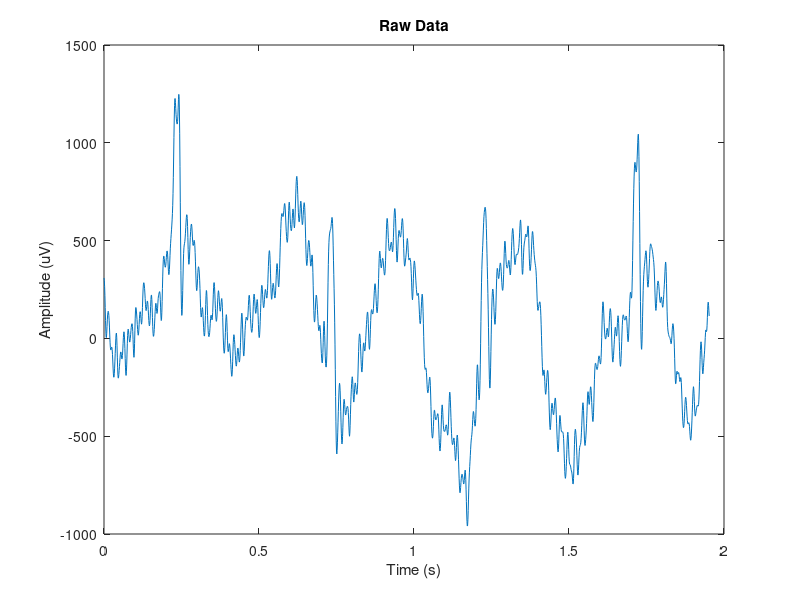
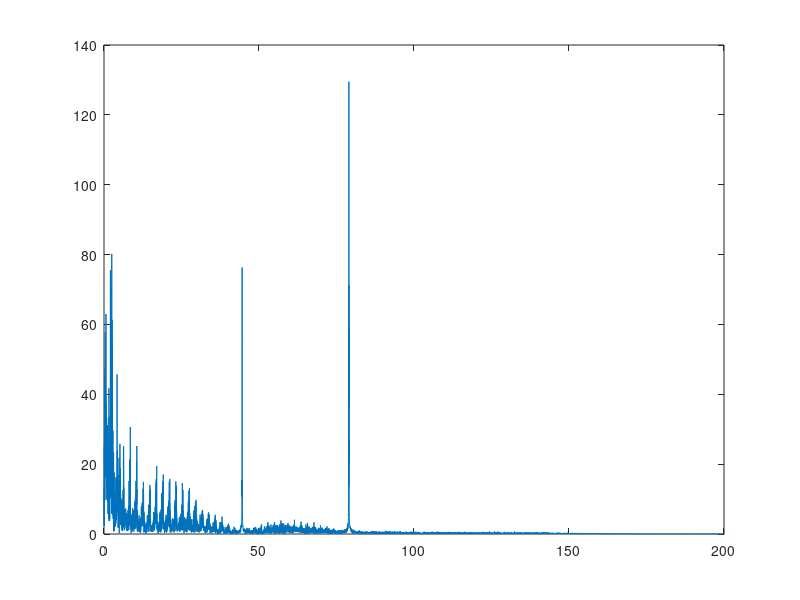

Source code (MATLAB) for these figures, in order: (Note: this script raises an error after producing the figures.)
% ENEL420 Assignemnt
% Tim Hadler, Emily Tideswell 
% 04/08/2020

clc, clear, close all;

data = load("enel420_grp_23.txt");

fs = 1024;  % Sampling frq, HZ
n = length(data);
t = linspace(0, n/fs, n);

% Plot raw data
figure(1)
plot(t(1:2000), data(1:2000));
title("Raw Data")
xlabel("Time (s)");
ylabel("Amplitude (uV)");

% Find p2 (the two sided spectrum) and use this to find the one sided
% spectrum p1.
spct = abs(fft(data));
p2 = spct/n;
p1 = p2(1:n/2+1);
p1(2:end-1) = 2*p1(2:end-1);

% Convert freq to Hz
f = fs*(0:n/2)/n;

figure(2)
plot(f, p1)
xlim([0,200])

% Coefficents for fir filter
f1 = 44.56; %Interference frequencies
f2 = 78.99;

N1 = 394;
N2 = 398;
df = 4;

% Filter 1
a1 = [0, (f1-df)*2/fs, f1*2/fs, f1*2/fs, (f1+df)*2/(fs), 1];
b1 = [1 , 1, 0, 0, 1, 1];

% Filter 2
a2 = [0, (f2-df)*2/fs, f2*2/fs, f2*2/fs, (f2+df)*2/fs, 1];
b2 = b1;

h2 = firpm(N1, a2, b2);
h1 = firpm(N2, a1, b1);


% Plot filter output
Filt_out = filter(h2, 1, (filter(h1,1,data)));
figure(3)
plot(t(1:2000), Filt_out(1:2000))
xlabel("Time (s)")
ylabel("Amplitude (uV)")
grid on

% Find and plot spectrum
spct = abs(fft(Filt_out));
p2 = spct/n;
p1 = p2(1:n/2+1);
p1(2:end-1) = 2*p1(2:end-1);

% Convert freq to Hz
f = fs*(0:n/2)/n;

figure(4)
plot(f, p1)
xlim([0,200])
xlabel("Frequency (Hz)")
ylabel("|P(f)|")
grid on

figure(5)
freqz(conv(h1, h2), 1, 512, fs)
figure(6)
freqz(h2, 1, 512, fs)